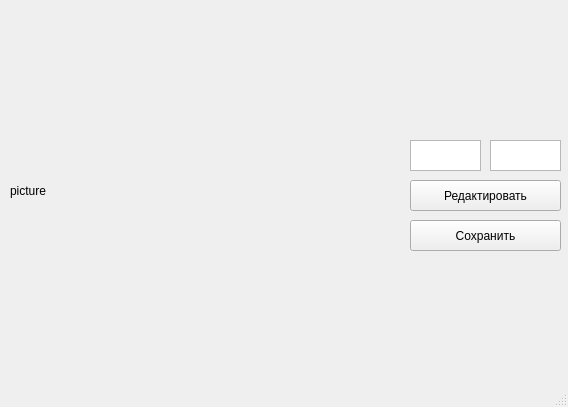
<?xml version="1.0" encoding="UTF-8"?>
<ui version="4.0">
 <class>MainWindow</class>
 <widget class="QMainWindow" name="MainWindow">
  <property name="geometry">
   <rect>
    <x>0</x>
    <y>0</y>
    <width>568</width>
    <height>407</height>
   </rect>
  </property>
  <property name="windowTitle">
   <string>MainWindow</string>
  </property>
  <widget class="QWidget" name="centralwidget">
   <widget class="QPushButton" name="button_edit">
    <property name="geometry">
     <rect>
      <x>410</x>
      <y>180</y>
      <width>151</width>
      <height>31</height>
     </rect>
    </property>
    <property name="text">
     <string>Редактировать</string>
    </property>
   </widget>
   <widget class="QLabel" name="label">
    <property name="geometry">
     <rect>
      <x>10</x>
      <y>10</y>
      <width>351</width>
      <height>361</height>
     </rect>
    </property>
    <property name="text">
     <string>picture</string>
    </property>
   </widget>
   <widget class="QTextEdit" name="sh">
    <property name="geometry">
     <rect>
      <x>410</x>
      <y>140</y>
      <width>71</width>
      <height>31</height>
     </rect>
    </property>
   </widget>
   <widget class="QTextEdit" name="distance">
    <property name="geometry">
     <rect>
      <x>490</x>
      <y>140</y>
      <width>71</width>
      <height>31</height>
     </rect>
    </property>
   </widget>
   <widget class="QPushButton" name="button_save">
    <property name="geometry">
     <rect>
      <x>410</x>
      <y>220</y>
      <width>151</width>
      <height>31</height>
     </rect>
    </property>
    <property name="text">
     <string>Сохранить</string>
    </property>
   </widget>
  </widget>
  <widget class="QMenuBar" name="menubar">
   <property name="geometry">
    <rect>
     <x>0</x>
     <y>0</y>
     <width>568</width>
     <height>18</height>
    </rect>
   </property>
  </widget>
  <widget class="QStatusBar" name="statusbar"/>
 </widget>
 <resources/>
 <connections/>
</ui>
